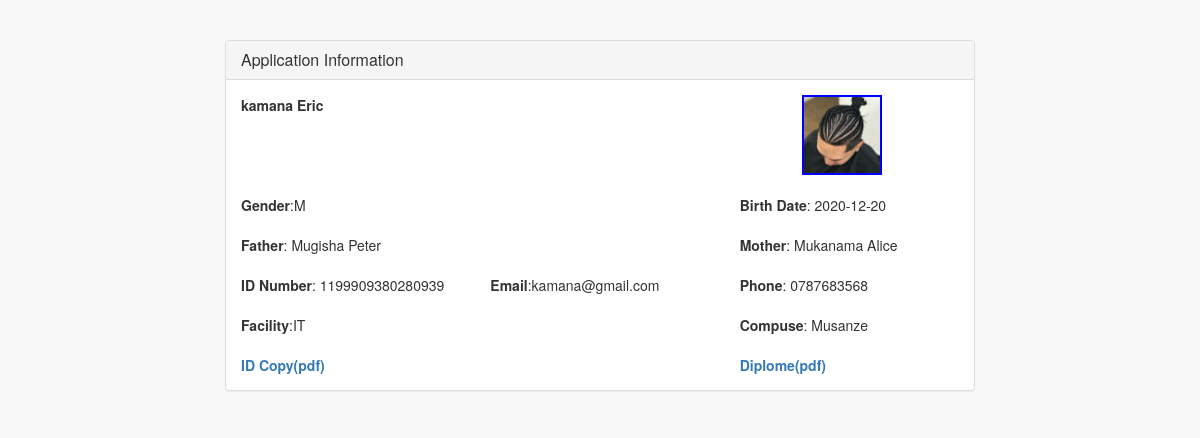
Screenshot of /schoolAdmin/view_allowed.php?id=1 (signed in) with the database file from the repository.
### tables this page shows
CREATE TABLE `student` (
  `id` int(11) NOT NULL,
  `fname` varchar(200) NOT NULL,
  `lname` varchar(200) NOT NULL,
  `username` varchar(200) NOT NULL,
  `password` varchar(200) NOT NULL
);

CREATE TABLE `applications` (
  `id` int(11) NOT NULL,
  `student_id` varchar(20) NOT NULL,
  `gender` varchar(10) NOT NULL,
  `birth_date` varchar(40) NOT NULL,
  `father` varchar(40) NOT NULL,
  `mother` varchar(40) NOT NULL,
  `ID_nber` varchar(40) NOT NULL,
  `email` varchar(40) NOT NULL,
  `phone` varchar(40) NOT NULL,
  `school_id` varchar(20) NOT NULL,
  `facility` varchar(40) NOT NULL,
  `compuse` varchar(40) NOT NULL,
  `photo` varchar(400) NOT NULL,
  `ID_copy` varchar(400) NOT NULL,
  `diploma` varchar(400) NOT NULL,
  `isPayed` varchar(10) NOT NULL DEFAULT 'no',
  `status` varchar(40) NOT NULL DEFAULT 'pending'
);

### schoolAdmin/view_allowed.php (the view, shortened to what this page needs)
<?php
include "../connection.php";
$id = $_GET['id'];
$query = mysqli_query($connect, "SELECT * FROM `applications` WHERE `id`='$id'");
$applicationInfor = mysqli_fetch_array($query);
$data = mysqli_query($connect, "SELECT `fname`,`lname` FROM `student` WHERE `id`='$applicationInfor[1]'");
$result = mysqli_fetch_array($data);
?>
<!DOCTYPE html>
<html lang="en">
<head>
    <link href="css/bootstrap.min.css" rel="stylesheet">
    <link href="css/metisMenu.min.css" rel="stylesheet">
    <link href="css/startmin.css" rel="stylesheet">
    <link href="css/font-awesome.min.css" rel="stylesheet" type="text/css">
</head>
<body>
    <br><br>
    <div class="container">
        <div class="row">
            <div class="col-md-8 col-md-offset-2">
                <div class=" panel panel-default">
                    <div class="panel-heading">
                        <h3 class="panel-title">Application Information</h3>
                    </div>
                    <div class="panel-body">
                        <div class="row">
                            <div class="col-lg-9">
                                <b><?php echo "$result[0] $result[1]"; ?></b>
                            </div>
                            <div class="col-lg-2">
                                <img src="<?php echo "../$applicationInfor[12]" ?>" alt="" width="80" style="border: solid blue 2px;">
                            </div>
                        </div>
                        <br>
                        <div class="row">
                            <div class="col-lg-8">
                                <b>Gender</b>:<?php echo $applicationInfor[2] ?>
                            </div>
                            <div class="col-lg-4">
                                <b>Birth Date</b>: <?php echo $applicationInfor[3] ?>
                            </div>
                        </div>
                        <br>
                        <div class="row">
                            <div class="col-lg-8">
                                <b>Father</b>: <?php echo $applicationInfor[4] ?>
                            </div>
                            <div class="col-lg-4">
                                <b>Mother</b>: <?php echo $applicationInfor[5] ?>
                            </div>
                        </div>
                        <br>
                        <div class="row">
                            <div class="col-lg-4">
                                <b> ID Number</b>: <?php echo $applicationInfor[6] ?>
                            </div>
                            <div class="col-lg-4">
                                <b>Email</b>:<?php echo $applicationInfor[7] ?>
                            </div>
                            <div class="col-lg-4">
                                <b>Phone</b>: <?php echo $applicationInfor[8] ?>
                            </div>
                        </div>
                        <br>
                        <div class="row">
                            <div class="col-lg-8">
                                <b>Facility</b>:<?php echo $applicationInfor[10] ?>
                            </div>
                            <div class="col-lg-4">
                                <b>Compuse</b>: <?php echo $applicationInfor[11] ?>
                            </div>
                        </div>
                        <br>
                        <div class="row">
                            <div class="col-lg-8">
                                <?php echo "<a href='../$applicationInfor[13]'><b>ID Copy(pdf)</b></a>" ?>
                            </div>
                            <div class="col-lg-4">
                                <?php echo "<a href=../$applicationInfor[14]><b>Diplome(pdf)</b></a>" ?>
                            </div>
                        </div>
                    </div>
                </div>
            </div>
        </div>
    </div>
</body>
</html>

### schoolAdmin/css/startmin.css (style rules this page uses)
body { background-color: #f8f8f8; }

### rows the page displays
student: fname "kamana", lname "Eric"
applications: photo (picture), gender "M", birth_date "2020-12-20", father "Mugisha Peter", mother "Mukanama Alice", ID_nber "1199909380280939", email "kamana@gmail.com", phone "0787683568", facility "IT", compuse "Musanze"
